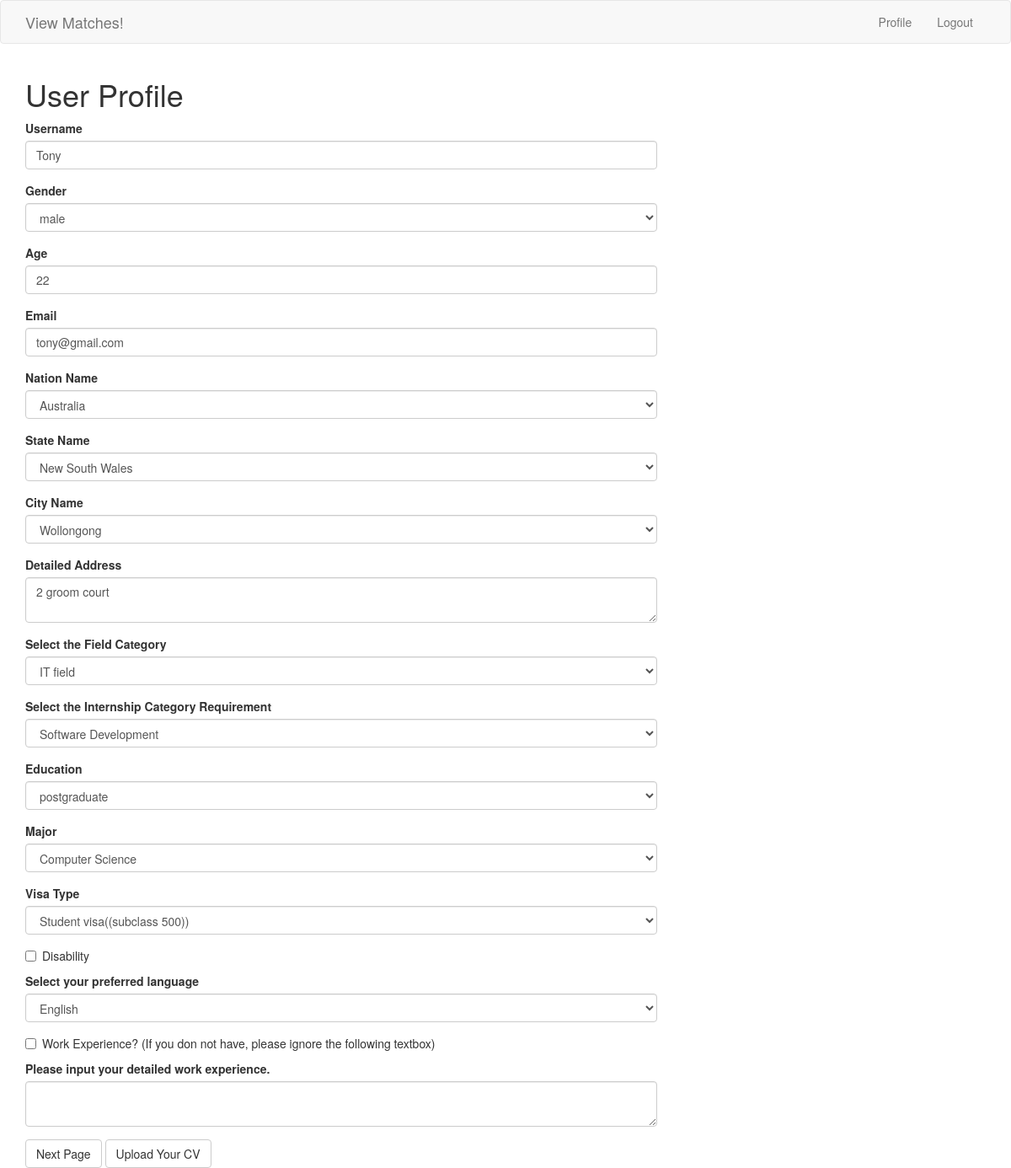
Screenshot of /edit_profile (signed in) with the database file from the repository.
### app/models.py (models this page shows)
class Student(db.Model):
    __tablename__ = 'student'
    id = db.Column(db.Integer, db.ForeignKey('user.id'), primary_key=True)
    username = db.Column(db.String(120), unique=True, nullable=False)
    nation = db.Column(db.String(120))
    state = db.Column(db.String(120))
    city = db.Column(db.String(120))
    address = db.Column(db.String(200))
    age = db.Column(db.Integer)
    gender = db.Column(db.String(120))
    major = db.Column(db.String(120))
    education_level = db.Column(db.String(120))
    email = db.Column(db.String(120), nullable=False)
    visa = db.Column(db.String(120))
    disability = db.Column(db.Boolean, default=False)
    field_category = db.Column(db.String(120))
    internship_category = db.Column(db.String(120))
    language = db.Column(db.String(120))
    work_experience = db.Column(db.Boolean, default=False)
    work_experience_describe = db.Column(db.Text(400))

### app/routes.py (the view)
@app.route('/edit_profile', methods=['GET', 'POST'])
@login_required
def edit_profile():
    form = EditProfileForm(current_user.username)
    current_student = Student.query.filter_by(id=current_user.id).first()
    form.internship_category.choices = [(category.name, category.name) for category in
                                        InternshipCategory.query.filter_by(
                                            field_category=form.field_category.data).all()]
    form.state.choices = [(state.name, state.name) for state in
                          State.query.filter_by(
                              nation=form.nation.data).all()]
    form.city.choices = [(city.name, city.name) for city in
                         City.query.filter_by(
                             state=form.state.data).all()]
    if form.next.data and form.validate_on_submit():
        current_student.username = form.username.data
        current_student.nation = form.nation.data
        current_student.state = form.state.data
        current_student.city = form.city.data
        current_student.address = form.address.data
        current_student.gender = str(form.gender.data)
        current_student.education_level = str(form.education_level.data)
        current_student.major = form.major.data
        current_student.age = form.age.data
        current_student.email = form.email.data
        current_student.visa = form.visa.data
        current_student.disability = form.disability.data
        current_student.field_category = form.field_category.data
        current_student.internship_category = form.internship_category.data
        current_student.language = form.language.data
        current_student.work_experience = form.work_experience.data
        current_student.work_experience_describe = form.work_experience_describe.data
        db.session.commit()
        flash('Your changes have been saved.')
        return redirect(url_for('host_req_skills', s_h_id=current_student.id))
    elif request.method == 'GET':
        if current_student.field_category:
            form.internship_category.choices = [(category.name, category.name)
                                                for category in
                                                InternshipCategory.query.filter_by(
                                                    field_category=current_student.field_category).all()]
        else:
            form.internship_category.choices = [(category.name, category.name)
                                                for category in
                                                InternshipCategory.query.filter_by(
                                                    field_category=form.field_category.data).all()]
        if current_student.nation:
            form.state.choices = [(state.name, state.name) for state in
                                  State.query.filter_by(
                                      nation=current_student.nation).all()]
        else:
            form.state.choices = [(state.name, state.name) for state in
                                  State.query.filter_by(
                                      nation=form.nation.data).all()]
        if current_student.state:
            form.city.choices = [(city.name, city.name) for city in
                                 City.query.filter_by(
                                     state=current_student.state).all()]
        else:
            form.city.choices = [(city.name, city.name) for city in
                                 City.query.filter_by(
                                     state=form.state.data).all()]
        form.username.data = current_student.username
        form.nation.data = current_student.nation
        form.state.data = current_student.state
        form.city.data = current_student.city
        form.address.data = current_student.address
        form.gender.data = current_student.gender
        form.education_level.data = current_student.education_level
        form.major.data = current_student.major
        form.age.data = current_student.age
        form.email.data = current_student.email
        form.visa.data = current_student.visa
        form.disability.data = current_student.disability
        form.field_category.data = current_student.field_category
        form.internship_category.data = str(current_student.internship_category)
        form.language.data = current_student.language
        form.work_experience.data = current_student.work_experience
        form.work_experience_describe.data = current_student.work_experience_describe
    elif form.upload_file.data and form.validate_on_submit():
        return redirect(url_for('upload_file'))
    return render_template('add_profile.html', title='Edit Profile',
                           form=form, current_student=current_student)

### app/models.py (called while the page is built)
@login.user_loader
def load_user(id):
    return User.query.get(int(id))

### app/routes.py (called while the page is built)
@app.before_request
def before_request():
    if current_user.is_authenticated:
        current_user.last_seen = datetime.utcnow()
        db.session.commit()

### app/templates/add_profile.html (shortened to what this page needs)
{% extends "base.html" %}
{% import 'bootstrap/wtf.html' as wtf %}
{% block app_content %}
    <body>
    <h1>User Profile</h1>
    <div class="row">
        <div class="col-md-8">
            {{ wtf.quick_form(form) }}
        </div>
    </div>
    </body>
{% endblock %}

### rows the page displays
Student: username "Tony", gender "male", age "22", email "tony@gmail.com", nation "Australia", state "New South Wales", city "Wollongong", address "2 groom court", field_category "IT field", internship_category "Software Development", education_level "postgraduate", major "Computer Science", visa "Student visa((subclass 500))", language "English"
